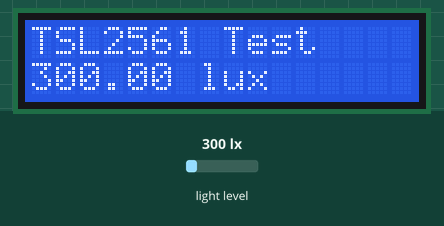
This sketch was run on a simulated Arduino Uno, built with avr-gcc and run on an emulated ATmega328P. On the bench: 16×2 character LCD. The inputs (shaded band) are chosen by the test bench; at power-on: light level 300 lx. What the sketch prints to the serial monitor is not drawn.

Above: at 1.2 s.
1.3 s: light level set to 40 lx
At 2.1 s:
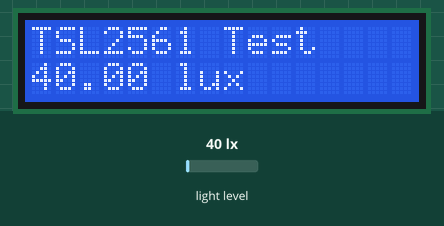
3.1 s: light level set to 500 lx
At 4.1 s:
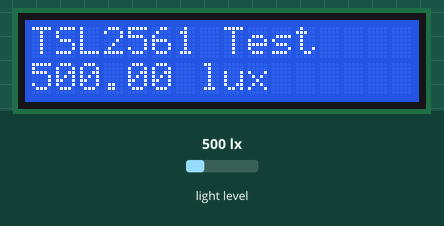
4.7 s: light level set to 1000 lx
At 6.1 s:
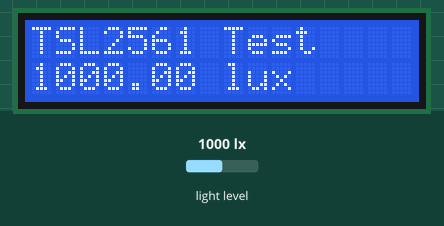
Timing chart, 0 to 7.7 s (numbered marks = the images above; inputs shaded):
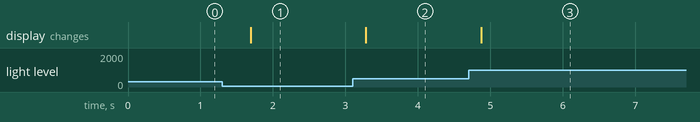

The sketch:

tsl2561_with_lcd.ino
```cpp
#include <Wire.h>
#include <Adafruit_Sensor.h>
#include <Adafruit_TSL2561_U.h>
#include <LCD.h>
#include <LiquidCrystal_I2C.h>

LiquidCrystal_I2C lcd(0x27, 2, 1, 0, 4, 5, 6, 7);
Adafruit_TSL2561_Unified tsl = Adafruit_TSL2561_Unified(TSL2561_ADDR_FLOAT, 12345);

void configureSensor() {
  // tsl.setGain(TSL2561_GAIN_1X);      /* No gain ... use in bright light to avoid sensor saturation */
  // tsl.setGain(TSL2561_GAIN_16X);     /* 16x gain ... use in low light to boost sensitivity */
  tsl.enableAutoRange(true); /* Auto-gain ... switches automatically between 1x and 16x */

  // tsl.setIntegrationTime(TSL2561_INTEGRATIONTIME_13MS);   /* fast but low resolution */
  // tsl.setIntegrationTime(TSL2561_INTEGRATIONTIME_101MS);  /* medium resolution and speed   */
  tsl.setIntegrationTime(TSL2561_INTEGRATIONTIME_402MS); /* 16-bit data but slowest conversions */
}

void setup() {
  Serial.begin(9600);
  Serial.println("TSL2561 Test");
  lcd.begin(16, 2);
  lcd.setBacklightPin(3, POSITIVE);
  lcd.setBacklight(HIGH);
  lcd.home();
  lcd.print("TSL2561 Test");
  configureSensor();
}

void loop() {
  sensors_event_t event;
  tsl.getEvent(&event);
  if (event.light) {
    Serial.print(event.light);
    Serial.println(" lux");
    lcd.setCursor(0, 1);
    lcd.print(event.light);
    lcd.print(" lux     ");
  } else {
    Serial.println("Sensor overload");
    lcd.setCursor(0, 1);
    lcd.print("Sensor overload");
  }
  delay(500);
}
```

Measured:
- after the input at 1.3 s, the display: changes after 0.40 s (image 1)
- after the input at 3.1 s, the display: changes after 0.18 s (image 2)
- after the input at 4.7 s, the display: changes after 0.17 s (image 3)
